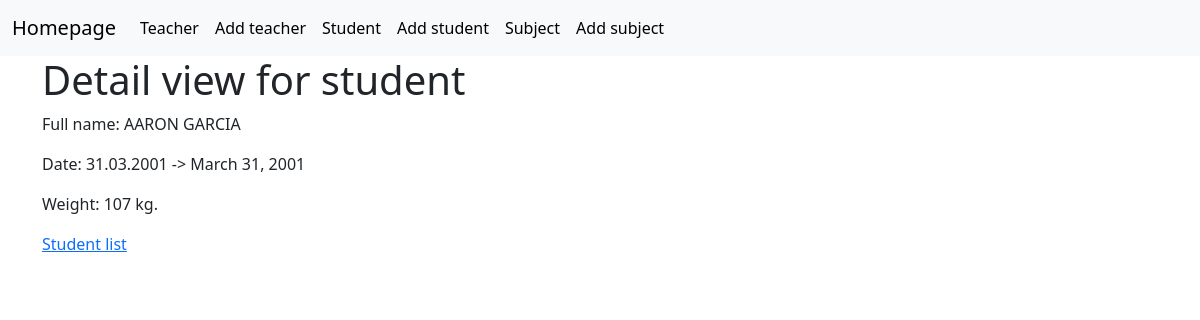
Page /first_app/student_detail/266 on the committed database.
### first_app/models.py (models this page shows)
class Student(models.Model):
    name = models.CharField(max_length=100)
    date_of_birth = models.DateField(null=True, blank=True)
    weight = models.IntegerField()

### first_app/views.py (the view)
# urls.py: path('student_detail/<int:pk>', views.StudentDetailView.as_view(), name='student_detail'),
class StudentDetailView(DetailView):
    model = Student

### first_app/templates/first_app/student_detail.html
{% extends 'base.html' %}
{% block content %}
    <h1>Detail view for student</h1>
    <div>
        <p>Full name: {{ student.name|upper }}</p>
        <p>Date: {{ student.date_of_birth|date:'d.m.Y' }} -> {{ student.date_of_birth }}</p>
        <p>Weight: {{ student.weight }} kg.</p>
    </div>
    <p><a href="/first_app/student_list">Student list</a></p>
{% endblock %}

### rows in the picture
Student: name "AARON GARCIA", date_of_birth "31.03.2001", date_of_birth "March 31, 2001", weight "107"
